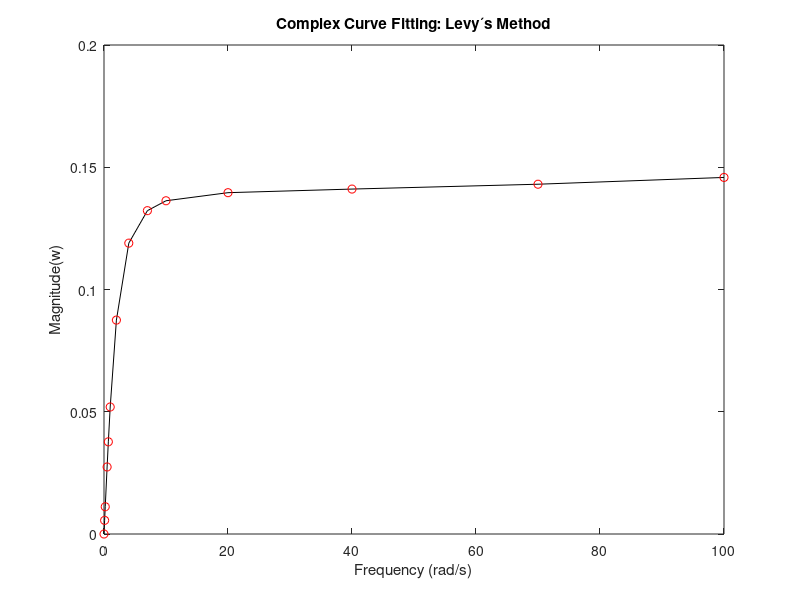
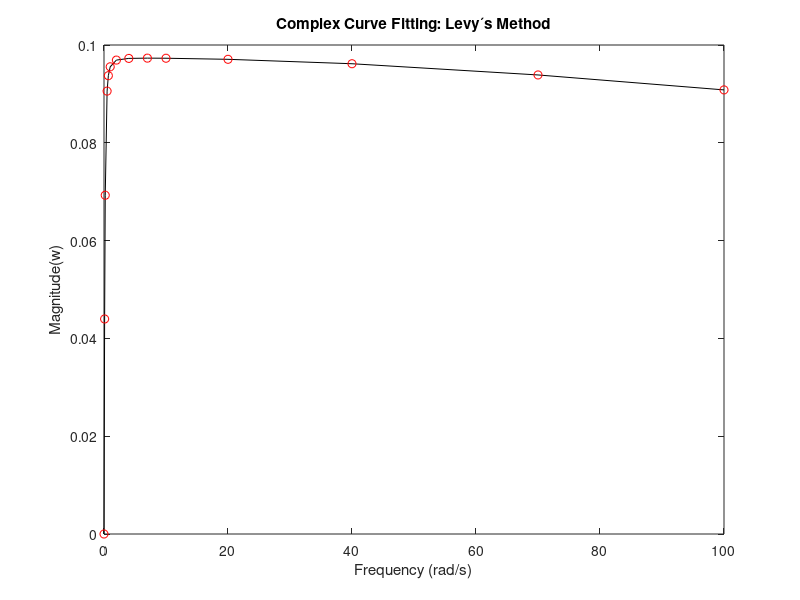

The MATLAB script that drew these images, in order:
%November 30, 2015
%Nelson Campos 
%nelson.campos@ee.ufcg.edu.br
%This file computes the Levy's Method for Complex-Curve Fitting

k = 1:14;
w = [0.0 0.1 0.2 0.5 0.7 1.0 2.0 4.0 7.0 10.0 20.0 40.0 70.0 100.0]';

for k = 1: 14
    F(k) = (1+i*w(k))/(1+0.1*i*w(k)-0.01*w(k)^2); %The collected data
    F1(k) = 0.05591*i*w(k)*(1+0.0028*i*w(k))/(1+0.398*i*w(k)); %delta(Vfd)/delta(Id)
    F2(k) = 0.4928*i*w(k)*(1+0.0028*i*w(k))/((1+5.06*i*w(k))*(1+0.0049*i*w(k))); %delta(Ifd)/delta(Id)
    magnitude(k) = abs(F(k));
    phase(k) = 180*angle(F(k))/pi;
    R(k) = real(F1(k));
    I(k) = imag(F1(k));
end

%Setting initial conditions
lambda_0 = 0;
lambda_2 = 0;
lambda_4 = 0;
S0 = 0;
S2 = 0;
S4 = 0;
T1 = 0;
T3 = 0;
U2 = 0;
U4 = 0;

%Computing the matrix elements
lambda_0 = sum(w.^0);
lambda_2 = sum(w.^2);
lambda_4 = sum(w.^4);
S0 = sum((w.^0).*R');
S2 = sum((w.^2).*R');
S4 = sum((w.^4).*R');
T1 = sum(w.*I');
T3 = sum((w.^3).*I');
U2 = sum((w.^2).*(I'.^2+R'.^2));
U4 = sum((w.^4).*(I'.^2+R'.^2));  

%Defining the matrix
M = [lambda_0 0 -lambda_2 T1 S2; 
     0 lambda_2 0 -S2 T3; 
     lambda_2 0 -lambda_4 T3 S4;
     T1 -S2 -T3 U2 0; 
     S2 T3 -S4 0 U4];

C = [S0 T1 S2 0 U2]';

%Obtaining the estimated coefficents
N = inv(M)*C;

for k=1:14
    G(k) = (N(1)+N(2)*i*w(k)-N(3)*w(k)^2)/((1+N(4)*i*w(k)-N(5)*w(k)^2));
end

figure(1), plot(w, abs(F1), 'k-', w, abs(G), 'ro'), xlabel('Frequency (rad/s)'), ylabel('Magnitude(w)'), title('Complex Curve Fitting: Levy´s Method')

%For the second function
for k = 1: 14
    F(k) = (1+i*w(k))/(1+0.1*i*w(k)-0.01*w(k)^2); %The collected data
    F1(k) = 0.05591*i*w(k)*(1+0.0028*i*w(k))/(1+0.398*i*w(k)); %delta(Vfd)/delta(Id)
    F2(k) = 0.4928*i*w(k)*(1+0.0028*i*w(k))/((1+5.06*i*w(k))*(1+0.0049*i*w(k))); %delta(Ifd)/delta(Id)
    magnitude(k) = abs(F(k));
    phase(k) = 180*angle(F(k))/pi;
    R(k) = real(F2(k));
    I(k) = imag(F2(k));
end

%Setting initial conditions
lambda_0 = 0;
lambda_2 = 0;
lambda_4 = 0;
S0 = 0;
S2 = 0;
S4 = 0;
T1 = 0;
T3 = 0;
U2 = 0;
U4 = 0;

%Computing the matrix elements
lambda_0 = sum(w.^0);
lambda_2 = sum(w.^2);
lambda_4 = sum(w.^4);
S0 = sum((w.^0).*R');
S2 = sum((w.^2).*R');
S4 = sum((w.^4).*R');
T1 = sum(w.*I');
T3 = sum((w.^3).*I');
U2 = sum((w.^2).*(I'.^2+R'.^2));
U4 = sum((w.^4).*(I'.^2+R'.^2));  

%Defining the matrix
M = [lambda_0 0 -lambda_2 T1 S2; 
     0 lambda_2 0 -S2 T3; 
     lambda_2 0 -lambda_4 T3 S4;
     T1 -S2 -T3 U2 0; 
     S2 T3 -S4 0 U4];

C = [S0 T1 S2 0 U2]';

%Obtaining the estimated coefficents
N = inv(M)*C;

for k=1:14
    G(k) = (N(1)+N(2)*i*w(k)-N(3)*w(k)^2)/((1+N(4)*i*w(k)-N(5)*w(k)^2));
end

figure(2), plot(w, abs(F2), 'k-', w, abs(G), 'ro'), xlabel('Frequency (rad/s)'), ylabel('Magnitude(w)'), title('Complex Curve Fitting: Levy´s Method')

